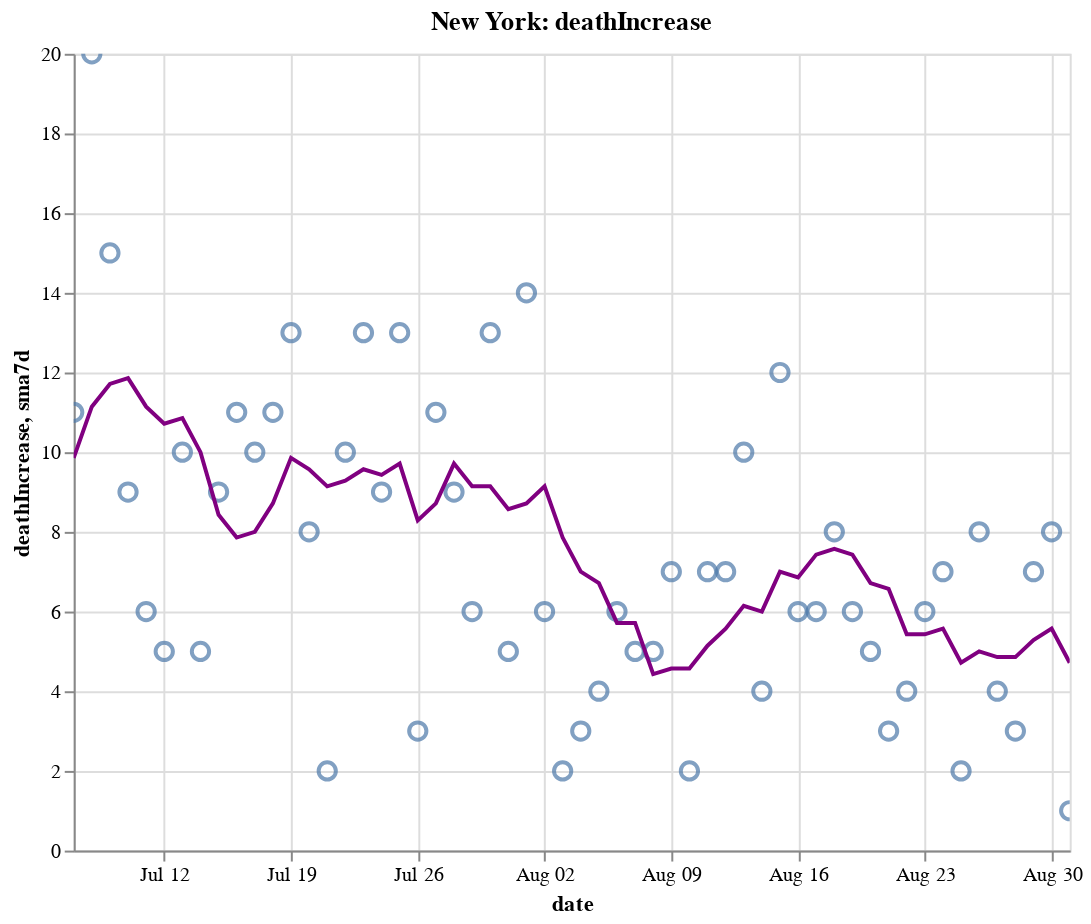

Notebook source saved alongside this figure:
### Code cell
create_plot(ny, 'deathIncrease')

### Figure 1 — Vega-Lite specification as saved in the notebook (floating-point values rounded to 4 significant figures)
{"config": {"view": {"continuousWidth": 400, "continuousHeight": 300}}, "layer": [{"layer": [{"mark": {"type": "point", "size": 75}, "encoding": {"tooltip": [{"type": "temporal", "field": "date"}, {"type": "quantitative", "field": "deathIncrease"}, {"type": "quantitative", "field": "sma7d"}], "x": {"type": "temporal", "field": "date"}, "y": {"type": "quantitative", "field": "deathIncrease"}}, "selection": {"selector012": {"type": "interval", "bind": "scales", "encodings": ["x", "y"]}}}, {"mark": {"type": "line", "color": "purple"}, "encoding": {"x": {"type": "temporal", "field": "date"}, "y": {"type": "quantitative", "field": "sma7d"}}}]}, {"mark": {"type": "rule", "color": "#aaa"}, "encoding": {"x": {"type": "temporal", "field": "date"}}, "transform": [{"filter": {"selection": "selector011"}}]}, {"mark": "circle", "encoding": {"opacity": {"condition": {"value": 1, "selection": "selector011"}, "value": 0}, "tooltip": [{"type": "temporal", "field": "date"}, {"type": "quantitative", "field": "deathIncrease"}, {"type": "quantitative", "field": "sma7d"}], "x": {"type": "temporal", "field": "date"}, "y": {"type": "quantitative", "field": "deathIncrease"}}, "selection": {"selector011": {"type": "single", "encodings": ["x"], "on": "mouseover", "nearest": true, "empty": "none"}}}, {"mark": {"type": "text", "align": "left", "dx": 5, "dy": -5, "stroke": "white", "strokeWidth": 2}, "encoding": {"text": {"type": "quantitative", "field": "deathIncrease"}, "tooltip": [{"type": "temporal", "field": "date"}, {"type": "quantitative", "field": "deathIncrease"}, {"type": "quantitative", "field": "sma7d"}], "x": {"type": "temporal", "field": "date"}, "y": {"type": "quantitative", "field": "deathIncrease"}}, "transform": [{"filter": {"selection": "selector011"}}]}, {"mark": {"type": "text", "align": "left", "dx": 5, "dy": -5}, "encoding": {"text": {"type": "quantitative", "field": "deathIncrease"}, "tooltip": [{"type": "temporal", "field": "date"}, {"type": "quantitative", "field": "deathIncrease"}, {"type": "quantitative", "field": "sma7d"}], "x": {"type": "temporal", "field": "date"}, "y": {"type": "quantitative", "field": "deathIncrease"}}, "transform": [{"filter": {"selection": "selector011"}}]}], "data": {"name": "data-a197e96bb52fb414936dda11b59e95fe"}, "height": 400, "title": "New York: deathIncrease", "width": 500, "$schema": "https://vega.github.io/schema/vega-lite/v4.8.1.json", "datasets": {"data-a197e96bb52fb414936dda11b59e95fe": [{"date": "2020-07-07T00:00:00", "totalTestResultsIncrease": 56740.0, "positiveIncrease": 588.0, "death": 24920.0, "deathIncrease": 11.0, "positiveRate": 0.01, "state": "New York", "sma7d": 9.857}, {"date": "2020-07-08T00:00:00", "totalTestResultsIncrease": 57580.0, "positiveIncrease": 692.0, "death": 24940.0, "deathIncrease": 20.0, "positiveRate": 0.012, "state": "New York", "sma7d": 11.14}, {"date": "2020-07-09T00:00:00", "totalTestResultsIncrease": 65560.0, "positiveIncrease": 584.0, "death": 24960.0, "deathIncrease": 15.0, "positiveRate": 0.009, "state": "New York", "sma7d": 11.71}, {"date": "2020-07-10T00:00:00", "totalTestResultsIncrease": 73560.0, "positiveIncrease": 786.0, "death": 24970.0, "deathIncrease": 9.0, "positiveRate": 0.011, "state": "New York", "sma7d": 11.86}, {"date": "2020-07-11T00:00:00", "totalTestResultsIncrease": 69200.0, "positiveIncrease": 730.0, "death": 24970.0, "deathIncrease": 6.0, "positiveRate": 0.011, "state": "New York", "sma7d": 11.14}, {"date": "2020-07-12T00:00:00", "totalTestResultsIncrease": 62420.0, "positiveIncrease": 677.0, "death": 24980.0, "deathIncrease": 5.0, "positiveRate": 0.011, "state": "New York", "sma7d": 10.71}, {"date": "2020-07-13T00:00:00", "totalTestResultsIncrease": 51690.0, "positiveIncrease": 557.0, "death": 24990.0, "deathIncrease": 10.0, "positiveRate": 0.011, "state": "New York", "sma7d": 10.86}, {"date": "2020-07-14T00:00:00", "totalTestResultsIncrease": 60040.0, "positiveIncrease": 912.0, "death": 24990.0, "deathIncrease": 5.0, "positiveRate": 0.015, "state": "New York", "sma7d": 10.0}, {"date": "2020-07-15T00:00:00", "totalTestResultsIncrease": 63600.0, "positiveIncrease": 831.0, "death": 25000.0, "deathIncrease": 9.0, "positiveRate": 0.013, "state": "New York", "sma7d": 8.429}, {"date": "2020-07-16T00:00:00", "totalTestResultsIncrease": 72680.0, "positiveIncrease": 769.0, "death": 25010.0, "deathIncrease": 11.0, "positiveRate": 0.011, "state": "New York", "sma7d": 7.857}, {"date": "2020-07-17T00:00:00", "totalTestResultsIncrease": 78240.0, "positiveIncrease": 776.0, "death": 25020.0, "deathIncrease": 10.0, "positiveRate": 0.01, "state": "New York", "sma7d": 8.0}, {"date": "2020-07-18T00:00:00", "totalTestResultsIncrease": 69820.0, "positiveIncrease": 754.0, "death": 25040.0, "deathIncrease": 11.0, "positiveRate": 0.011, "state": "New York", "sma7d": 8.714}, {"date": "2020-07-19T00:00:00", "totalTestResultsIncrease": 46200.0, "positiveIncrease": 502.0, "death": 25050.0, "deathIncrease": 13.0, "positiveRate": 0.011, "state": "New York", "sma7d": 9.857}, {"date": "2020-07-20T00:00:00", "totalTestResultsIncrease": 49340.0, "positiveIncrease": 519.0, "death": 25060.0, "deathIncrease": 8.0, "positiveRate": 0.011, "state": "New York", "sma7d": 9.571}, {"date": "2020-07-21T00:00:00", "totalTestResultsIncrease": 66170.0, "positiveIncrease": 855.0, "death": 25060.0, "deathIncrease": 2.0, "positiveRate": 0.013, "state": "New York", "sma7d": 9.143}, {"date": "2020-07-22T00:00:00", "totalTestResultsIncrease": 67660.0, "positiveIncrease": 705.0, "death": 25070.0, "deathIncrease": 10.0, "positiveRate": 0.01, "state": "New York", "sma7d": 9.286}, {"date": "2020-07-23T00:00:00", "totalTestResultsIncrease": 69700.0, "positiveIncrease": 811.0, "death": 25080.0, "deathIncrease": 13.0, "positiveRate": 0.012, "state": "New York", "sma7d": 9.571}, {"date": "2020-07-24T00:00:00", "totalTestResultsIncrease": 76510.0, "positiveIncrease": 753.0, "death": 25090.0, "deathIncrease": 9.0, "positiveRate": 0.01, "state": "New York", "sma7d": 9.429}, {"date": "2020-07-25T00:00:00", "totalTestResultsIncrease": 71470.0, "positiveIncrease": 750.0, "death": 25100.0, "deathIncrease": 13.0, "positiveRate": 0.01, "state": "New York", "sma7d": 9.714}, {"date": "2020-07-26T00:00:00", "totalTestResultsIncrease": 53570.0, "positiveIncrease": 536.0, "death": 25110.0, "deathIncrease": 3.0, "positiveRate": 0.01, "state": "New York", "sma7d": 8.286}, {"date": "2020-07-27T00:00:00", "totalTestResultsIncrease": 57270.0, "positiveIncrease": 608.0, "death": 25120.0, "deathIncrease": 11.0, "positiveRate": 0.011, "state": "New York", "sma7d": 8.714}, {"date": "2020-07-28T00:00:00", "totalTestResultsIncrease": 57400.0, "positiveIncrease": 534.0, "death": 25130.0, "deathIncrease": 9.0, "positiveRate": 0.009, "state": "New York", "sma7d": 9.714}, {"date": "2020-07-29T00:00:00", "totalTestResultsIncrease": 62280.0, "positiveIncrease": 715.0, "death": 25130.0, "deathIncrease": 6.0, "positiveRate": 0.011, "state": "New York", "sma7d": 9.143}, {"date": "2020-07-30T00:00:00", "totalTestResultsIncrease": 73550.0, "positiveIncrease": 777.0, "death": 25140.0, "deathIncrease": 13.0, "positiveRate": 0.011, "state": "New York", "sma7d": 9.143}, {"date": "2020-07-31T00:00:00", "totalTestResultsIncrease": 68870.0, "positiveIncrease": 644.0, "death": 25150.0, "deathIncrease": 5.0, "positiveRate": 0.009, "state": "New York", "sma7d": 8.571}, {"date": "2020-08-01T00:00:00", "totalTestResultsIncrease": 82740.0, "positiveIncrease": 753.0, "death": 25160.0, "deathIncrease": 14.0, "positiveRate": 0.009, "state": "New York", "sma7d": 8.714}, {"date": "2020-08-02T00:00:00", "totalTestResultsIncrease": 58960.0, "positiveIncrease": 531.0, "death": 25170.0, "deathIncrease": 6.0, "positiveRate": 0.009, "state": "New York", "sma7d": 9.143}, {"date": "2020-08-03T00:00:00", "totalTestResultsIncrease": 51840.0, "positiveIncrease": 545.0, "death": 25170.0, "deathIncrease": 2.0, "positiveRate": 0.011, "state": "New York", "sma7d": 7.857}, {"date": "2020-08-04T00:00:00", "totalTestResultsIncrease": 70990.0, "positiveIncrease": 746.0, "death": 25180.0, "deathIncrease": 3.0, "positiveRate": 0.011, "state": "New York", "sma7d": 7.0}, {"date": "2020-08-05T00:00:00", "totalTestResultsIncrease": 72670.0, "positiveIncrease": 636.0, "death": 25180.0, "deathIncrease": 4.0, "positiveRate": 0.009, "state": "New York", "sma7d": 6.714}, {"date": "2020-08-06T00:00:00", "totalTestResultsIncrease": 72370.0, "positiveIncrease": 703.0, "death": 25180.0, "deathIncrease": 6.0, "positiveRate": 0.01, "state": "New York", "sma7d": 5.714}, {"date": "2020-08-07T00:00:00", "totalTestResultsIncrease": 70170.0, "positiveIncrease": 714.0, "death": 25190.0, "deathIncrease": 5.0, "positiveRate": 0.01, "state": "New York", "sma7d": 5.714}, {"date": "2020-08-08T00:00:00", "totalTestResultsIncrease": 74860.0, "positiveIncrease": 703.0, "death": 25200.0, "deathIncrease": 5.0, "positiveRate": 0.009, "state": "New York", "sma7d": 4.429}, {"date": "2020-08-09T00:00:00", "totalTestResultsIncrease": 65810.0, "positiveIncrease": 515.0, "death": 25200.0, "deathIncrease": 7.0, "positiveRate": 0.008, "state": "New York", "sma7d": 4.571}, {"date": "2020-08-10T00:00:00", "totalTestResultsIncrease": 54000.0, "positiveIncrease": 476.0, "death": 25200.0, "deathIncrease": 2.0, "positiveRate": 0.009, "state": "New York", "sma7d": 4.571}, {"date": "2020-08-11T00:00:00", "totalTestResultsIncrease": 77060.0, "positiveIncrease": 667.0, "death": 25210.0, "deathIncrease": 7.0, "positiveRate": 0.009, "state": "New York", "sma7d": 5.143}, {"date": "2020-08-12T00:00:00", "totalTestResultsIncrease": 87780.0, "positiveIncrease": 700.0, "death": 25220.0, "deathIncrease": 7.0, "positiveRate": 0.008, "state": "New York", "sma7d": 5.571}, {"date": "2020-08-13T00:00:00", "totalTestResultsIncrease": 87900.0, "positiveIncrease": 737.0, "death": 25230.0, "deathIncrease": 10.0, "positiveRate": 0.008, "state": "New York", "sma7d": 6.143}, {"date": "2020-08-14T00:00:00", "totalTestResultsIncrease": 85460.0, "positiveIncrease": 727.0, "death": 25230.0, "deathIncrease": 4.0, "positiveRate": 0.009, "state": "New York", "sma7d": 6.0}, {"date": "2020-08-15T00:00:00", "totalTestResultsIncrease": 88670.0, "positiveIncrease": 734.0, "death": 25240.0, "deathIncrease": 12.0, "positiveRate": 0.008, "state": "New York", "sma7d": 7.0}, {"date": "2020-08-16T00:00:00", "totalTestResultsIncrease": 77690.0, "positiveIncrease": 607.0, "death": 25250.0, "deathIncrease": 6.0, "positiveRate": 0.008, "state": "New York", "sma7d": 6.857}, {"date": "2020-08-17T00:00:00", "totalTestResultsIncrease": 56890.0, "positiveIncrease": 408.0, "death": 25260.0, "deathIncrease": 6.0, "positiveRate": 0.007, "state": "New York", "sma7d": 7.429}, {"date": "2020-08-18T00:00:00", "totalTestResultsIncrease": 66890.0, "positiveIncrease": 655.0, "death": 25260.0, "deathIncrease": 8.0, "positiveRate": 0.01, "state": "New York", "sma7d": 7.571}, {"date": "2020-08-19T00:00:00", "totalTestResultsIncrease": 80420.0, "positiveIncrease": 631.0, "death": 25270.0, "deathIncrease": 6.0, "positiveRate": 0.008, "state": "New York", "sma7d": 7.429}, {"date": "2020-08-20T00:00:00", "totalTestResultsIncrease": 80980.0, "positiveIncrease": 601.0, "death": 25280.0, "deathIncrease": 5.0, "positiveRate": 0.007, "state": "New York", "sma7d": 6.714}, {"date": "2020-08-21T00:00:00", "totalTestResultsIncrease": 98880.0, "positiveIncrease": 709.0, "death": 25280.0, "deathIncrease": 3.0, "positiveRate": 0.007, "state": "New York", "sma7d": 6.571}, {"date": "2020-08-22T00:00:00", "totalTestResultsIncrease": 94850.0, "positiveIncrease": 653.0, "death": 25280.0, "deathIncrease": 4.0, "positiveRate": 0.007, "state": "New York", "sma7d": 5.429}, {"date": "2020-08-23T00:00:00", "totalTestResultsIncrease": 74040.0, "positiveIncrease": 572.0, "death": 25290.0, "deathIncrease": 6.0, "positiveRate": 0.008, "state": "New York", "sma7d": 5.429}, {"date": "2020-08-24T00:00:00", "totalTestResultsIncrease": 62030.0, "positiveIncrease": 408.0, "death": 25300.0, "deathIncrease": 7.0, "positiveRate": 0.007, "state": "New York", "sma7d": 5.571}, {"date": "2020-08-25T00:00:00", "totalTestResultsIncrease": 67260.0, "positiveIncrease": 629.0, "death": 25300.0, "deathIncrease": 2.0, "positiveRate": 0.009, "state": "New York", "sma7d": 4.714}, {"date": "2020-08-26T00:00:00", "totalTestResultsIncrease": 71190.0, "positiveIncrease": 566.0, "death": 25300.0, "deathIncrease": 8.0, "positiveRate": 0.008, "state": "New York", "sma7d": 5.0}, {"date": "2020-08-27T00:00:00", "totalTestResultsIncrease": 83440.0, "positiveIncrease": 791.0, "death": 25310.0, "deathIncrease": 4.0, "positiveRate": 0.009, "state": "New York", "sma7d": 4.857}, {"date": "2020-08-28T00:00:00", "totalTestResultsIncrease": 97830.0, "positiveIncrease": 636.0, "death": 25310.0, "deathIncrease": 3.0, "positiveRate": 0.007, "state": "New York", "sma7d": 4.857}, {"date": "2020-08-29T00:00:00", "totalTestResultsIncrease": 93870.0, "positiveIncrease": 635.0, "death": 25320.0, "deathIncrease": 7.0, "positiveRate": 0.007, "state": "New York", "sma7d": 5.286}, {"date": "2020-08-30T00:00:00", "totalTestResultsIncrease": 100000.0, "positiveIncrease": 698.0, "death": 25330.0, "deathIncrease": 8.0, "positiveRate": 0.007, "state": "New York", "sma7d": 5.571}, {"date": "2020-08-31T00:00:00", "totalTestResultsIncrease": 66240.0, "positiveIncrease": 656.0, "death": 25330.0, "deathIncrease": 1.0, "positiveRate": 0.01, "state": "New York", "sma7d": 4.714}]}}
